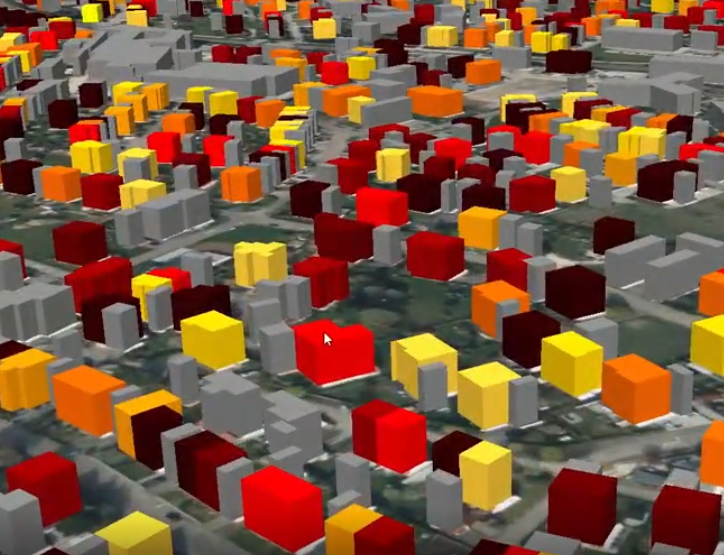
#> input picture Final_project.png, 724 x 555 px
$ python -i extract_figures_improved.py   (imports and definitions only)
#> lines starting #> are read from the running program, lines starting #| are printed output that depends on the picture; after the words box and inside, x2 and y2 are one past the last pixel; in counts of white or black regions, pixels touching at a corner belong together
import fitz  # PyMuPDF
import os
import re
from pathlib import Path
from PIL import Image
import numpy as np
import cv2
import hashlib

# [99 lines left out: functions extract_images_from_pdf_improved, generate_descriptive_filename, not called in this run]

def is_relevant_technical_diagram(img_path):
    """
    Enhanced function to identify technical diagrams, architectures, and schemas
    """
#> called with img_path = 'Final_project.png'
    try:
        # Load image in both color and grayscale
        img_color = cv2.imread(img_path)
#> img_color is the input picture: shape (555, 724, 3); mean B, G, R 61.4, 86.9, 127.4
        img_gray = cv2.imread(img_path, cv2.IMREAD_GRAYSCALE)
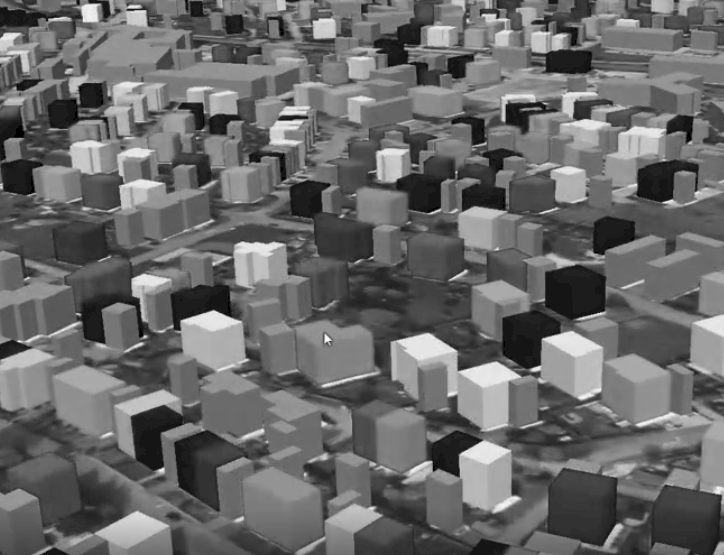
#> img_gray: shape (555, 724); min 0, max 253, mean 105.6

        if img_color is None or img_gray is None:
            return False

        height, width = img_gray.shape
#> height = 555; width = 724

        # Skip very small or very large images
        if width < 250 or height < 200 or width > 2000 or height > 2000:
            return False

        # Check for diagram-like characteristics
        edges = cv2.Canny(img_gray, 30, 100)
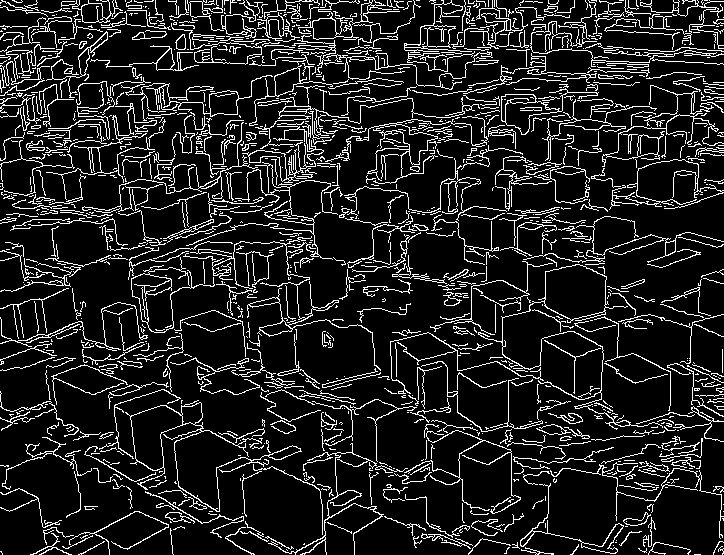
#> edges: shape (555, 724); 12.9% white in thin lines or dots
        edge_density = np.sum(edges > 0) / (width * height)
#> edge_density = 0.129

        # Check for geometric shapes (rectangles, circles, lines)
        contours, _ = cv2.findContours(edges, cv2.RETR_EXTERNAL, cv2.CHAIN_APPROX_SIMPLE)
#> contours = 1210 contours, 1105 with area under 20; largest, box (x1, y1, x2, y2) and area: (478, 264, 663, 430) 2914, (125, 400, 302, 512) 2702, (501, 88, 599, 135) 1232, (298, 0, 400, 40) 788, (121, 75, 273, 121) 674

        # Count rectangular and geometric shapes
        rect_count = 0
        for contour in contours:
            area = cv2.contourArea(contour)
            if area > 100:  # Minimum area threshold
                # Approximate contour
                epsilon = 0.02 * cv2.arcLength(contour, True)
                approx = cv2.approxPolyDP(contour, epsilon, True)

                # Check if it's rectangular (4 vertices) or geometric
                if len(approx) >= 4:
                    rect_count += 1
#> this loop made 1210 passes
#> (area, epsilon, approx) on passes 862, 1032: (169.5, 22.42, [[255, 127], [479, 107], [290, 97], [305, 119]]), (135.5, 26.21, [[297, 40], [449, 89], [492, 57], [424, 86]])
#> (area, epsilon) on passes 45, 46, 74, 142, 168, 203: (138, 1.46), (118.5, 1.97), (461, 9.17), (145, 22.85), (113, 21.14), (125.5, 2)
#> after the loop, rect_count = 31

        # Check color characteristics (diagrams often have limited color palette)
        img_hsv = cv2.cvtColor(img_color, cv2.COLOR_BGR2HSV)
#> img_hsv: shape (555, 724, 3); mean H, S, V 51.9, 118.5, 129.2
        unique_colors = len(np.unique(img_hsv.reshape(-1, img_hsv.shape[2]), axis=0))
#> unique_colors = 145936

        # Check contrast and text-like regions
        mean_val = np.mean(img_gray)
#> mean_val = 105.6
        std_val = np.std(img_gray)
#> std_val = 46.43

        # Scoring system for diagram likelihood
        score = 0

        # Good edge density (not too sparse, not too dense like photos)
        if 0.01 < edge_density < 0.25:
            score += 3

        # Presence of geometric shapes
        if rect_count > 2:
            score += 3

        # Good contrast (diagrams usually have good contrast)
        if std_val > 25:
            score += 2

        # Reasonable mean brightness (not too dark or too bright)
        if 40 < mean_val < 220:
            score += 1

        # Limited color palette (typical of diagrams)
        if unique_colors < 1000:
            score += 2

        # Check aspect ratio (diagrams often have reasonable aspect ratios)
        aspect_ratio = width / height
#> aspect_ratio = 1.3
        if 0.5 < aspect_ratio < 3.0:
            score += 1

        # Return True if score is high enough
        return score >= 6

    except Exception as e:
        print(f"Error analyzing image {img_path}: {e}")
        return False

# [146 lines left out: functions process_key_papers_only, generate_detailed_report, not called in this run]

# [21 lines not run here, left out]

>>> result = is_relevant_technical_diagram('Final_project.png')
